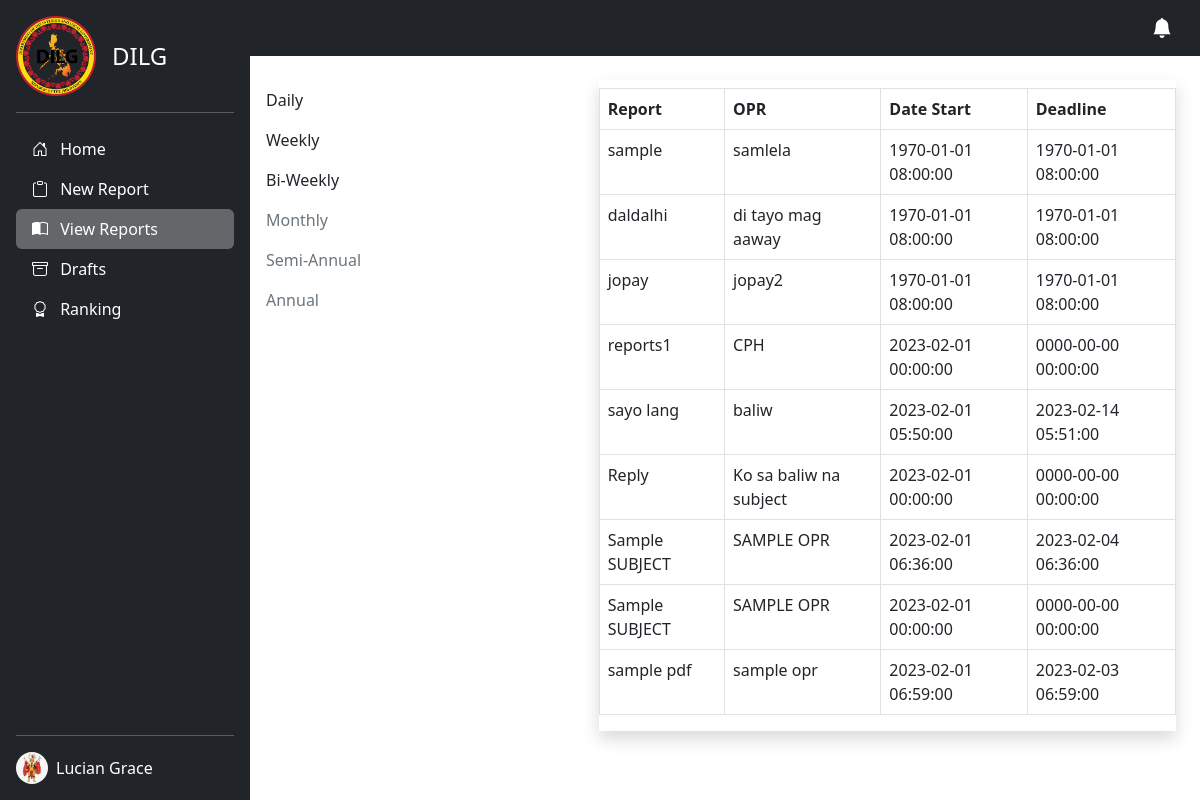
The page /admin/bi-weekly.php (signed in) on the database as committed earlier.
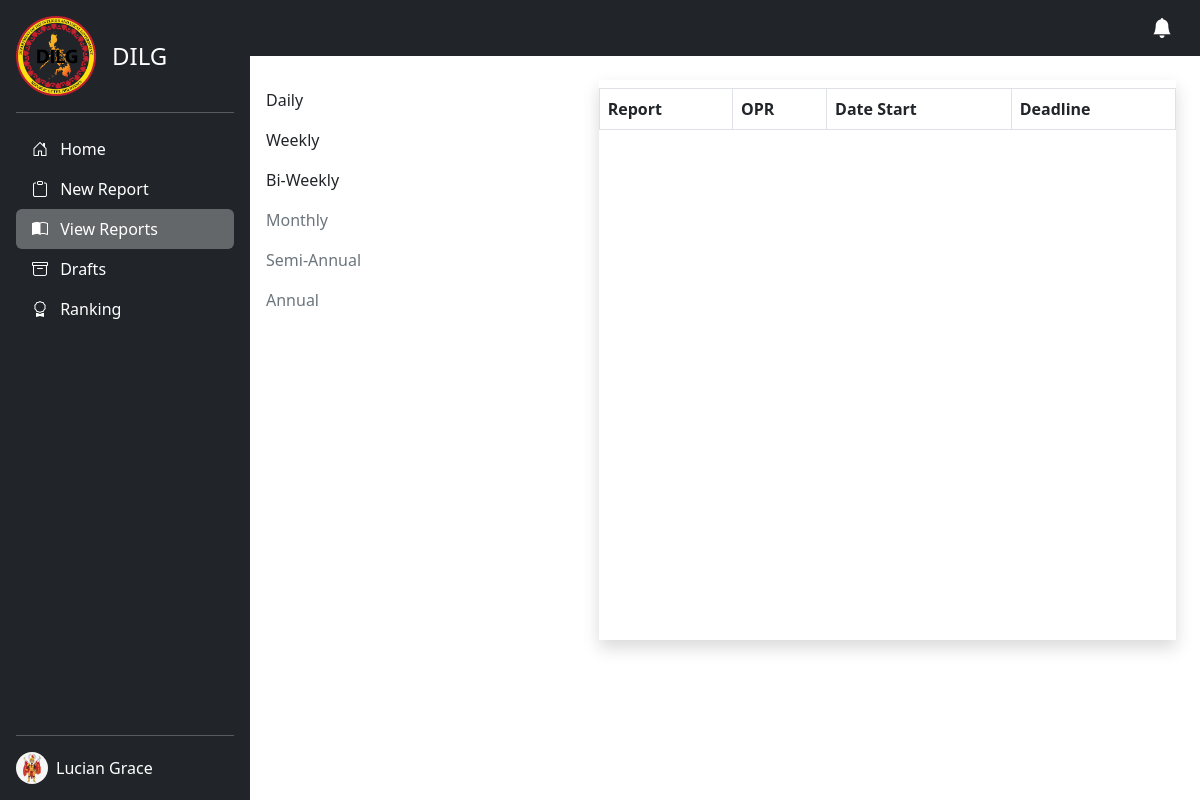
The same page on the database as committed later.
### tables this page shows
CREATE TABLE `users` (
  `id` int(11) NOT NULL,
  `user_type` int(50) NOT NULL,
  `user_id` varchar(50) NOT NULL,
  `email` varchar(50) NOT NULL,
  `password` varchar(255) NOT NULL,
  `first_name` varchar(50) NOT NULL,
  `middle_name` varchar(50) NOT NULL,
  `last_name` varchar(50) NOT NULL,
  `date_of_birth` date NOT NULL,
  `address` varchar(255) NOT NULL,
  `barangay` varchar(50) NOT NULL,
  `barangay_id` varchar(50) NOT NULL,
  `dilg_id` varchar(100) NOT NULL,
  `image` blob NOT NULL,
  `date_time_created` datetime NOT NULL,
  `date_time_updated` datetime NOT NULL
);

CREATE TABLE `reports` (
  `id` int(11) NOT NULL,
  `user_id` varchar(50) NOT NULL,
  `report_id` varchar(50) NOT NULL,
  `from_user` varchar(50) NOT NULL,
  `to_user` varchar(50) NOT NULL,
  `barangay` varchar(10000) NOT NULL,
  `subject` varchar(50) NOT NULL,
  `opr` varchar(100) NOT NULL,
  `message` longtext NOT NULL,
  `duration` varchar(50) NOT NULL,
  `pdf_files` blob NOT NULL,
  `status` int(225) NOT NULL,
  `notif_status` int(11) NOT NULL,
  `date_start` datetime NOT NULL,
  `date_end` datetime NOT NULL,
  `deadline` int(11) NOT NULL,
  `date_created` date NOT NULL,
  `time_created` time NOT NULL,
  `date_updated` date NOT NULL,
  `time_updated` time NOT NULL
);

### admin/bi-weekly.php (the view, shortened to what this page needs)
<?php
include 'images.php';
$user_id = $_SESSION['user_id'];
$report_link = "add-report.php";
$view_link = "reports.php";
$draft_link = "draft.php";
$ranking = "ranking.php";
?>
<!DOCTYPE html>
<html lang="en">
<head>
    <link href="https://cdn.jsdelivr.net/npm/bootstrap@5.3.0-alpha1/dist/css/bootstrap.min.css" rel="stylesheet">
    <link rel="stylesheet" href="https://cdnjs.cloudflare.com/ajax/libs/bootstrap-icons/1.10.3/font/bootstrap-icons.min.css" />
    <link rel="stylesheet" href="../src/css/preloader.css">
</head>
<body>
    <main class="d-flex">
        <div class="d-flex flex-column flex-shrink-0 p-3 text-white bg-dark" style="width: 250px; min-height: 100vh;">
            <a href="/" class="d-flex align-items-center mb-3 mb-md-0 me-md-auto text-white text-decoration-none">
                <img src="../src/img/dilg.png" height="80" alt="">
                <span class="fs-4 ps-3">DILG</span>
            </a>
            <hr>
            <ul class="nav nav-pills flex-column mb-auto">
                <li class="nav-item">
                    <a href="index.php" class="nav-link text-white">
                        <i class="bi bi-house-door me-2"></i>
                        Home
                    </a>
                </li>
                <li>
                    <a href="<?php echo $report_link ?>" class="nav-link text-white">
                        <i class="bi bi-clipboard me-2"></i>
                        New Report
                    </a>
                </li>
                <li>
                    <a href="<?php echo $view_link ?>" class="nav-link text-white active" aria-current="page">
                        <i class="bi bi-book-half me-2"></i>
                        View Reports
                    </a>
                </li>
                <li>
                    <a href="<?php echo $draft_link ?>" class="nav-link text-white">
                        <i class="bi bi-archive me-2"></i>
                        Drafts
                    </a>
                </li>
                <li>
                    <a href="<?php echo $ranking ?>" class="nav-link text-white">
                        <i class="bi bi-award me-2"></i>
                        Ranking
                    </a>
                </li>
            </ul>
            <hr>
            <div class="dropdown">
                <a href="#" class="d-flex align-items-center text-white text-decoration-none" id="dropdownUser1" data-bs-toggle="dropdown" aria-expanded="false">
                    <?php
                    $sql_admin = "SELECT * FROM users WHERE user_id = '$user_id'";
                    $query_admin = mysqli_query($conn, $sql_admin);
                    $admin_row = mysqli_fetch_array($query_admin);
                    ?>
                    <img src="<?php if (empty($admin_row['image'])) {
                                    echo '../src/img/avatar.svg';
                                } else {
                                    echo 'admins/' . $admin_row['image'];
                                } ?>" alt="" width="32" height="32" class="rounded-circle me-2">
                    <?= $admin_row['first_name'] . ' ' . $admin_row['last_name'] ?>
                </a>
            </div>
        </div>
        <div class="container-fluid p-0">
            <nav class="navbar bg-dark navbar-dark">
                <div class="container">
                    <a class="navbar-brand ms-auto" href="#"><i class="bi bi-bell-fill"></i></a>
                </div>
            </nav>
            <div class="row mt-4">
                <div class="col-lg-4">
                    <ul class="nav flex-column">
                        <li class="nav-item">
                            <a class="nav-link text-dark" href="daily.php">Daily</a>
                        </li>
                        <li class="nav-item">
                            <a class="nav-link text-dark" href="weekly.php">Weekly</a>
                        </li>
                        <li class="nav-item">
                            <a class="nav-link text-dark" href="bi-weekly.php">Bi-Weekly</a>
                        </li>
                        <li class="nav-item">
                            <a class="nav-link text-secondary" href="monthly.php">Monthly</a>
                        </li>
                        <li class="nav-item">
                            <a class="nav-link text-secondary" href="semi-anual.php">Semi-Annual</a>
                        </li>
                        <li class="nav-item">
                            <a class="nav-link text-secondary" href="annualy.php">Annual</a>
                        </li>
                    </ul>
                </div>
                <div class="col-lg-8">
                    <div class="card shadow py-0 mx-4" style="border: none; border-radius: 0; min-height: 35rem;">
                        <?php
                        $sql = "SELECT * FROM reports WHERE duration = 'Bi-weekly'";
                        $run = mysqli_query($conn, $sql);
                        ?>
                        <table class="table table-bordered">
                            <thead>
                                <tr>
                                    <th>Report</th>
                                    <th>OPR</th>
                                    <th>Date Start</th>
                                    <th>Deadline</th>
                                </tr>
                            </thead>
                            <tbody>
                                <?php
                                if (mysqli_num_rows($run) > 0) {
                                    foreach ($run as $row) {
                                ?>
                                        <tr>
                                            <td><?php echo $row['subject']  ?></td>
                                            <td><?php echo $row['opr']  ?></td>
                                            <td> <?php echo $row['date_start'] ?></td>
                                            <td> <?php echo $row['date_end'] ?></td>
                                        </tr>
                                <?php
                                    }
                                }
                                ?>
                            </tbody>
                        </table>
                    </div>
                </div>
            </div>
        </div>
    </main>
</body>
</html>

### admin/bi-weekly.php (style rules this page uses)
body { overflow-x: hidden; }
.active { background: rgba(255, 255, 255, 0.3) !important; }

Rows that differ between the two databases and show on the page:
removed reports: subject "sample", opr "samlela", date_start "1970-01-01 08:00:00", date_end "1970-01-01 08:00:00"
removed reports: subject "daldalhi", opr "di tayo mag aaway", date_start "1970-01-01 08:00:00", date_end "1970-01-01 08:00:00"
removed reports: subject "jopay", opr "jopay2", date_start "1970-01-01 08:00:00", date_end "1970-01-01 08:00:00"
removed reports: subject "reports1", opr "CPH", date_start "2023-02-01 00:00:00", date_end "0000-00-00 00:00:00"
removed reports: subject "sayo lang", opr "baliw", date_start "2023-02-01 05:50:00", date_end "2023-02-14 05:51:00"
removed reports: subject "Reply", opr "Ko sa baliw na subject", date_start "2023-02-01 00:00:00", date_end "0000-00-00 00:00:00"
removed reports: subject "Sample SUBJECT", opr "SAMPLE OPR", date_start "2023-02-01 06:36:00", date_end "2023-02-04 06:36:00"
removed reports: subject "Sample SUBJECT", opr "SAMPLE OPR", date_start "2023-02-01 00:00:00", date_end "0000-00-00 00:00:00"
removed reports: subject "sample pdf", opr "sample opr", date_start "2023-02-01 06:59:00", date_end "2023-02-03 06:59:00"
